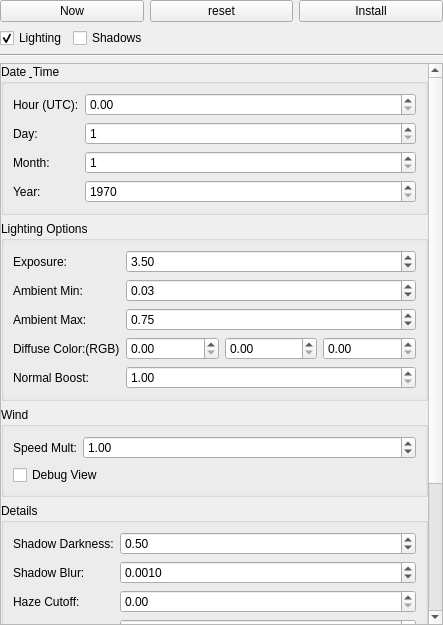
<?xml version="1.0" encoding="UTF-8"?>
<ui version="4.0">
 <class>EnvironmentGUI</class>
 <widget class="QDockWidget" name="EnvironmentGUI">
  <property name="geometry">
   <rect>
    <x>0</x>
    <y>0</y>
    <width>443</width>
    <height>625</height>
   </rect>
  </property>
  <property name="windowTitle">
   <string>Sky</string>
  </property>
  <widget class="QWidget" name="dockWidgetContents">
   <layout class="QVBoxLayout" name="verticalLayout">
    <property name="leftMargin">
     <number>0</number>
    </property>
    <property name="topMargin">
     <number>0</number>
    </property>
    <property name="rightMargin">
     <number>0</number>
    </property>
    <property name="bottomMargin">
     <number>0</number>
    </property>
    <item>
     <layout class="QHBoxLayout" name="horizontalLayout_2">
      <item>
       <widget class="QPushButton" name="btnNow">
        <property name="text">
         <string>Now</string>
        </property>
       </widget>
      </item>
      <item>
       <widget class="QPushButton" name="pushButton_reset">
        <property name="text">
         <string>reset</string>
        </property>
       </widget>
      </item>
      <item>
       <widget class="QPushButton" name="pushButton_Install">
        <property name="text">
         <string>Install</string>
        </property>
       </widget>
      </item>
     </layout>
    </item>
    <item>
     <layout class="QHBoxLayout" name="topBarLayout">
      <item>
       <widget class="QCheckBox" name="chkLighting">
        <property name="text">
         <string>Lighting</string>
        </property>
        <property name="checked">
         <bool>true</bool>
        </property>
       </widget>
      </item>
      <item>
       <widget class="QCheckBox" name="chkShadows">
        <property name="text">
         <string>Shadows</string>
        </property>
       </widget>
      </item>
      <item>
       <spacer name="horizontalSpacer">
        <property name="orientation">
         <enum>Qt::Orientation::Horizontal</enum>
        </property>
        <property name="sizeHint" stdset="0">
         <size>
          <width>40</width>
          <height>20</height>
         </size>
        </property>
       </spacer>
      </item>
     </layout>
    </item>
    <item>
     <widget class="Line" name="lineTop">
      <property name="orientation">
       <enum>Qt::Orientation::Horizontal</enum>
      </property>
     </widget>
    </item>
    <item>
     <widget class="QScrollArea" name="scrollArea_settings">
      <property name="widgetResizable">
       <bool>true</bool>
      </property>
      <widget class="QWidget" name="scrollAreaWidgetContents">
       <property name="geometry">
        <rect>
         <x>0</x>
         <y>0</y>
         <width>424</width>
         <height>942</height>
        </rect>
       </property>
       <layout class="QVBoxLayout" name="scrollLayout">
        <property name="leftMargin">
         <number>0</number>
        </property>
        <property name="topMargin">
         <number>0</number>
        </property>
        <property name="rightMargin">
         <number>0</number>
        </property>
        <property name="bottomMargin">
         <number>0</number>
        </property>
        <item>
         <widget class="QGroupBox" name="grpDateTime">
          <property name="title">
           <string>Date &amp; Time</string>
          </property>
          <layout class="QFormLayout" name="dateTimeFormLayout">
           <item row="0" column="0">
            <widget class="QLabel" name="lblHour">
             <property name="text">
              <string>Hour (UTC):</string>
             </property>
            </widget>
           </item>
           <item row="2" column="0">
            <widget class="QLabel" name="lblDay">
             <property name="text">
              <string>Day:</string>
             </property>
            </widget>
           </item>
           <item row="2" column="1">
            <widget class="QSpinBox" name="spinDay">
             <property name="minimum">
              <number>1</number>
             </property>
             <property name="maximum">
              <number>31</number>
             </property>
            </widget>
           </item>
           <item row="3" column="0">
            <widget class="QLabel" name="lblMonth">
             <property name="text">
              <string>Month:</string>
             </property>
            </widget>
           </item>
           <item row="3" column="1">
            <widget class="QSpinBox" name="spinMonth">
             <property name="minimum">
              <number>1</number>
             </property>
             <property name="maximum">
              <number>12</number>
             </property>
            </widget>
           </item>
           <item row="4" column="0">
            <widget class="QLabel" name="lblYear">
             <property name="text">
              <string>Year:</string>
             </property>
            </widget>
           </item>
           <item row="4" column="1">
            <widget class="QSpinBox" name="spinYear">
             <property name="minimum">
              <number>1970</number>
             </property>
             <property name="maximum">
              <number>2061</number>
             </property>
            </widget>
           </item>
           <item row="0" column="1">
            <widget class="QDoubleSpinBox" name="spinHour">
             <property name="maximum">
              <double>24.000000000000000</double>
             </property>
             <property name="singleStep">
              <double>0.100000000000000</double>
             </property>
            </widget>
           </item>
          </layout>
         </widget>
        </item>
        <item>
         <widget class="QGroupBox" name="grpLighting">
          <property name="title">
           <string>Lighting Options</string>
          </property>
          <layout class="QFormLayout" name="lightingFormLayout">
           <item row="0" column="0">
            <widget class="QLabel" name="lblExposure">
             <property name="text">
              <string>Exposure:</string>
             </property>
            </widget>
           </item>
           <item row="0" column="1">
            <widget class="QDoubleSpinBox" name="spinExposure">
             <property name="minimum">
              <double>1.000000000000000</double>
             </property>
             <property name="maximum">
              <double>10.000000000000000</double>
             </property>
             <property name="value">
              <double>3.500000000000000</double>
             </property>
            </widget>
           </item>
           <item row="1" column="0">
            <widget class="QLabel" name="lblAmbientMin">
             <property name="text">
              <string>Ambient Min:</string>
             </property>
            </widget>
           </item>
           <item row="1" column="1">
            <widget class="QDoubleSpinBox" name="spinAmbientMin">
             <property name="maximum">
              <double>1.000000000000000</double>
             </property>
             <property name="singleStep">
              <double>0.010000000000000</double>
             </property>
             <property name="value">
              <double>0.030000000000000</double>
             </property>
            </widget>
           </item>
           <item row="2" column="0">
            <widget class="QLabel" name="lblAmbientMax">
             <property name="text">
              <string>Ambient Max:</string>
             </property>
            </widget>
           </item>
           <item row="2" column="1">
            <widget class="QDoubleSpinBox" name="spinAmbientMax">
             <property name="maximum">
              <double>1.000000000000000</double>
             </property>
             <property name="singleStep">
              <double>0.010000000000000</double>
             </property>
             <property name="value">
              <double>0.750000000000000</double>
             </property>
            </widget>
           </item>
           <item row="3" column="0">
            <widget class="QLabel" name="lblDiffuseColor">
             <property name="text">
              <string>Diffuse Color:(RGB)</string>
             </property>
            </widget>
           </item>
           <item row="5" column="0">
            <widget class="QLabel" name="lblNormalBoost">
             <property name="text">
              <string>Normal Boost:</string>
             </property>
            </widget>
           </item>
           <item row="5" column="1">
            <widget class="QDoubleSpinBox" name="spinNormalBoost">
             <property name="minimum">
              <double>1.000000000000000</double>
             </property>
             <property name="maximum">
              <double>5.000000000000000</double>
             </property>
             <property name="value">
              <double>1.000000000000000</double>
             </property>
            </widget>
           </item>
           <item row="3" column="1">
            <layout class="QHBoxLayout" name="horizontalLayout">
             <item>
              <widget class="QDoubleSpinBox" name="dsb_DCR"/>
             </item>
             <item>
              <widget class="QDoubleSpinBox" name="dsb_DCG"/>
             </item>
             <item>
              <widget class="QDoubleSpinBox" name="dsb_DCB"/>
             </item>
            </layout>
           </item>
          </layout>
         </widget>
        </item>
        <item>
         <widget class="QGroupBox" name="grpWind">
          <property name="title">
           <string>Wind</string>
          </property>
          <layout class="QFormLayout" name="windFormLayout">
           <item row="0" column="0">
            <widget class="QLabel" name="lblWindPower">
             <property name="text">
              <string>Speed Mult:</string>
             </property>
            </widget>
           </item>
           <item row="0" column="1">
            <widget class="QDoubleSpinBox" name="spinWindPower">
             <property name="maximum">
              <double>9.000000000000000</double>
             </property>
             <property name="value">
              <double>1.000000000000000</double>
             </property>
            </widget>
           </item>
           <item row="1" column="0" colspan="2">
            <widget class="QCheckBox" name="chkWindDebug">
             <property name="text">
              <string>Debug View</string>
             </property>
            </widget>
           </item>
          </layout>
         </widget>
        </item>
        <item>
         <widget class="QGroupBox" name="grpDetails">
          <property name="title">
           <string>Details</string>
          </property>
          <layout class="QFormLayout" name="detailsFormLayout">
           <item row="0" column="0">
            <widget class="QLabel" name="lblShadowDarkness">
             <property name="text">
              <string>Shadow Darkness:</string>
             </property>
            </widget>
           </item>
           <item row="0" column="1">
            <widget class="QDoubleSpinBox" name="spinShadowDarkness">
             <property name="maximum">
              <double>1.000000000000000</double>
             </property>
             <property name="singleStep">
              <double>0.050000000000000</double>
             </property>
             <property name="value">
              <double>0.500000000000000</double>
             </property>
            </widget>
           </item>
           <item row="1" column="0">
            <widget class="QLabel" name="lblShadowBlur">
             <property name="text">
              <string>Shadow Blur:</string>
             </property>
            </widget>
           </item>
           <item row="1" column="1">
            <widget class="QDoubleSpinBox" name="spinShadowBlur">
             <property name="decimals">
              <number>4</number>
             </property>
             <property name="maximum">
              <double>0.002000000000000</double>
             </property>
             <property name="singleStep">
              <double>0.000100000000000</double>
             </property>
             <property name="value">
              <double>0.001000000000000</double>
             </property>
            </widget>
           </item>
           <item row="2" column="0">
            <widget class="QLabel" name="lblHazeCutoff">
             <property name="text">
              <string>Haze Cutoff:</string>
             </property>
            </widget>
           </item>
           <item row="2" column="1">
            <widget class="QDoubleSpinBox" name="spinHazeCutoff">
             <property name="maximum">
              <double>0.200000000000000</double>
             </property>
             <property name="singleStep">
              <double>0.010000000000000</double>
             </property>
            </widget>
           </item>
           <item row="3" column="0">
            <widget class="QLabel" name="lblHazeStrength">
             <property name="text">
              <string>Haze Strength:</string>
             </property>
            </widget>
           </item>
           <item row="3" column="1">
            <widget class="QDoubleSpinBox" name="spinHazeStrength">
             <property name="maximum">
              <double>24.000000000000000</double>
             </property>
             <property name="value">
              <double>16.000000000000000</double>
             </property>
            </widget>
           </item>
           <item row="4" column="0" colspan="2">
            <widget class="QCheckBox" name="chkAtmosphere">
             <property name="text">
              <string>Atmosphere</string>
             </property>
             <property name="checked">
              <bool>true</bool>
             </property>
            </widget>
           </item>
           <item row="5" column="0" colspan="2">
            <widget class="QCheckBox" name="chkSun">
             <property name="text">
              <string>Sun</string>
             </property>
             <property name="checked">
              <bool>true</bool>
             </property>
            </widget>
           </item>
           <item row="6" column="0" colspan="2">
            <widget class="QCheckBox" name="chkMoon">
             <property name="text">
              <string>Moon</string>
             </property>
             <property name="checked">
              <bool>true</bool>
             </property>
            </widget>
           </item>
           <item row="7" column="0" colspan="2">
            <widget class="QCheckBox" name="chkStars">
             <property name="text">
              <string>Stars</string>
             </property>
             <property name="checked">
              <bool>true</bool>
             </property>
            </widget>
           </item>
           <item row="8" column="0">
            <widget class="QLabel" name="lblSunPosTitle">
             <property name="text">
              <string>Sun:</string>
             </property>
            </widget>
           </item>
           <item row="8" column="1">
            <widget class="QLabel" name="lblSunPosValue">
             <property name="text">
              <string>RA (0.00) Decl (0.00)</string>
             </property>
            </widget>
           </item>
           <item row="9" column="0">
            <widget class="QLabel" name="lblMoonPosTitle">
             <property name="text">
              <string>Moon:</string>
             </property>
            </widget>
           </item>
           <item row="9" column="1">
            <widget class="QLabel" name="lblMoonPosValue">
             <property name="text">
              <string>RA (0.00) Decl (0.00)</string>
             </property>
            </widget>
           </item>
          </layout>
         </widget>
        </item>
       </layout>
      </widget>
     </widget>
    </item>
   </layout>
  </widget>
 </widget>
 <resources/>
 <connections/>
</ui>
